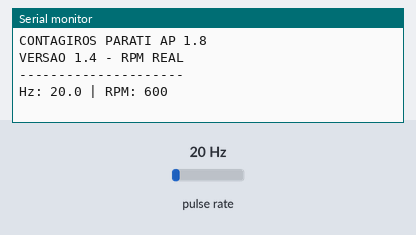
The sketch below on a simulated Arduino Uno, built with avr-gcc and run on an emulated ATmega328P. Shown: the last lines printed to the serial monitor. Wiring (inferred from the names in the program): pulse sensor: data pin 2. The test bench sets the inputs (shaded band); at power-on: pulse rate 20 Hz.

Above: at 1.2 s.
1.3 s: pulse rate (sensor on pin 2) set to 4 Hz
At 2.5 s:
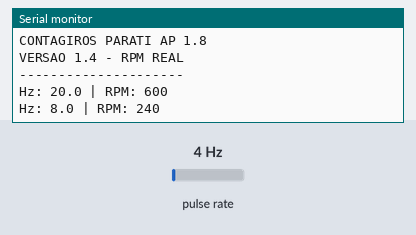
2.8 s: pulse rate (sensor on pin 2) set to 50 Hz
At 3.8 s:
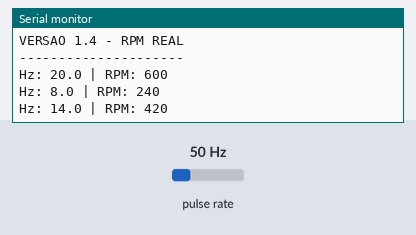
Timing chart, 0 to 5.8 s (numbered marks = the images above; inputs shaded):
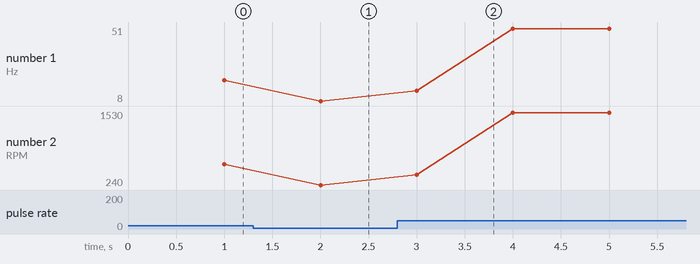

The sketch:

contagiros_v1_4_rpm_real.ino
```cpp
/*
 CONTAGIROS PARATI AP 1.8 - v1.4
 SOMENTE LEITURA DO D2; NAO TESTADO NO VEICULO
 A interface automotiva ainda nao foi validada para transientes.
 2 pulsos/volta; 9600 baud.
*/
const byte PINO_RPM=2;
const byte PULSOS_POR_VOLTA=2;
volatile unsigned long contador=0;
unsigned long ultimaMedicao=0;
void contarPulso(){contador++;}
void setup(){
  Serial.begin(9600);
  pinMode(PINO_RPM,INPUT_PULLUP);
  attachInterrupt(digitalPinToInterrupt(PINO_RPM),contarPulso,RISING);
  ultimaMedicao=millis();
  Serial.println();
  Serial.println("CONTAGIROS PARATI AP 1.8");
  Serial.println("VERSAO 1.4 - RPM REAL");
  Serial.println("---------------------");
}
void loop(){
  unsigned long agora=millis();
  if(agora-ultimaMedicao>=1000UL){
    noInterrupts();
    unsigned long pulsos=contador;contador=0;
    interrupts();
    unsigned long intervalo=agora-ultimaMedicao;
    float hz=(pulsos*1000.0)/intervalo;
    float rpm=(hz*60.0)/PULSOS_POR_VOLTA;
    Serial.print("Hz: ");Serial.print(hz,1);
    Serial.print(" | RPM: ");Serial.println(rpm,0);
    ultimaMedicao=agora;
  }
}
```

Measured:
- after the input at 1.3 s, the serial monitor: prints a new line after 0.70 s (image 1)
- after the input at 2.8 s, the serial monitor: prints a new line after 0.20 s (image 2)
- plotted number 1: 20 → 8 after the input at 1.3 s, 8 → 49 after the input at 2.8 s
- plotted number 2: 600 → 240 after the input at 1.3 s, 240 → 1470 after the input at 2.8 s
